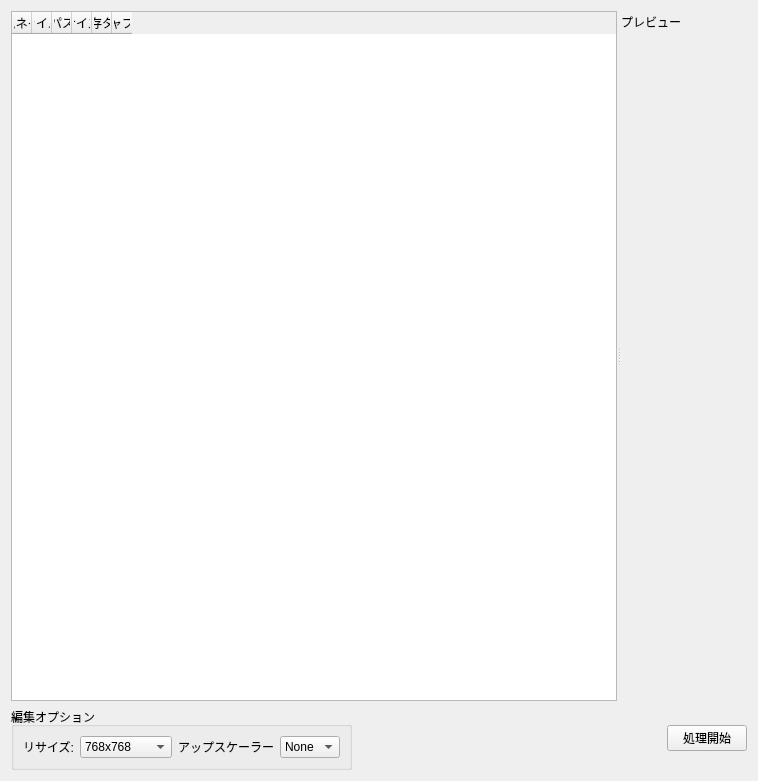
<?xml version="1.0" encoding="UTF-8"?>
<ui version="4.0">
 <class>ImageEditWidget</class>
 <widget class="QWidget" name="ImageEditWidget">
  <property name="geometry">
   <rect>
    <x>0</x>
    <y>0</y>
    <width>758</width>
    <height>781</height>
   </rect>
  </property>
  <property name="windowTitle">
   <string>Form</string>
  </property>
  <layout class="QVBoxLayout" name="verticalLayout">
   <item>
    <widget class="QSplitter" name="splitterMainContent">
     <property name="sizePolicy">
      <sizepolicy hsizetype="Expanding" vsizetype="Expanding">
       <horstretch>0</horstretch>
       <verstretch>2</verstretch>
      </sizepolicy>
     </property>
     <property name="orientation">
      <enum>Qt::Orientation::Horizontal</enum>
     </property>
     <widget class="QTableWidget" name="tableWidgetImageList">
      <property name="sizePolicy">
       <sizepolicy hsizetype="Expanding" vsizetype="Expanding">
        <horstretch>1</horstretch>
        <verstretch>2</verstretch>
       </sizepolicy>
      </property>
      <property name="frameShape">
       <enum>QFrame::Shape::StyledPanel</enum>
      </property>
      <property name="frameShadow">
       <enum>QFrame::Shadow::Sunken</enum>
      </property>
      <property name="horizontalScrollMode">
       <enum>QAbstractItemView::ScrollMode::ScrollPerPixel</enum>
      </property>
      <attribute name="horizontalHeaderCascadingSectionResizes">
       <bool>false</bool>
      </attribute>
      <attribute name="horizontalHeaderMinimumSectionSize">
       <number>0</number>
      </attribute>
      <attribute name="horizontalHeaderDefaultSectionSize">
       <number>0</number>
      </attribute>
      <attribute name="horizontalHeaderHighlightSections">
       <bool>true</bool>
      </attribute>
      <attribute name="horizontalHeaderStretchLastSection">
       <bool>false</bool>
      </attribute>
      <attribute name="verticalHeaderVisible">
       <bool>false</bool>
      </attribute>
      <attribute name="verticalHeaderMinimumSectionSize">
       <number>50</number>
      </attribute>
      <attribute name="verticalHeaderDefaultSectionSize">
       <number>126</number>
      </attribute>
      <attribute name="verticalHeaderHighlightSections">
       <bool>false</bool>
      </attribute>
      <column>
       <property name="text">
        <string>サムネイル</string>
       </property>
      </column>
      <column>
       <property name="text">
        <string>ファイル名</string>
       </property>
      </column>
      <column>
       <property name="text">
        <string>パス</string>
       </property>
      </column>
      <column>
       <property name="text">
        <string>サイズ</string>
       </property>
      </column>
      <column>
       <property name="text">
        <string>既存タグ</string>
       </property>
      </column>
      <column>
       <property name="text">
        <string>既存キャプション</string>
       </property>
      </column>
     </widget>
     <widget class="QWidget" name="widget_PreviewArea_2">
      <layout class="QVBoxLayout" name="verticalImagePreview">
       <property name="spacing">
        <number>0</number>
       </property>
       <item>
        <widget class="ImagePreviewWidget" name="ImagePreview" native="true">
         <property name="sizePolicy">
          <sizepolicy hsizetype="Expanding" vsizetype="Expanding">
           <horstretch>1</horstretch>
           <verstretch>0</verstretch>
          </sizepolicy>
         </property>
         <property name="minimumSize">
          <size>
           <width>126</width>
           <height>0</height>
          </size>
         </property>
         <widget class="QLabel" name="labelPreviewTitle">
          <property name="geometry">
           <rect>
            <x>0</x>
            <y>0</y>
            <width>177</width>
            <height>21</height>
           </rect>
          </property>
          <property name="sizePolicy">
           <sizepolicy hsizetype="Expanding" vsizetype="Expanding">
            <horstretch>0</horstretch>
            <verstretch>0</verstretch>
           </sizepolicy>
          </property>
          <property name="text">
           <string>プレビュー</string>
          </property>
         </widget>
        </widget>
       </item>
      </layout>
     </widget>
    </widget>
   </item>
   <item>
    <layout class="QHBoxLayout" name="horizontalLayoutControlArea">
     <item>
      <widget class="QGroupBox" name="groupBoxEditOptions">
       <property name="title">
        <string>編集オプション</string>
       </property>
       <layout class="QHBoxLayout" name="horizontalLayout_EditOptions_2">
        <item>
         <widget class="QLabel" name="labelResizeOption">
          <property name="text">
           <string>リサイズ:</string>
          </property>
         </widget>
        </item>
        <item>
         <widget class="QComboBox" name="comboBoxResizeOption">
          <item>
           <property name="text">
            <string>768x768</string>
           </property>
          </item>
          <item>
           <property name="text">
            <string>1024x1024</string>
           </property>
          </item>
         </widget>
        </item>
        <item>
         <widget class="QLabel" name="labelUpscaler">
          <property name="text">
           <string>アップスケーラー</string>
          </property>
         </widget>
        </item>
        <item>
         <widget class="QComboBox" name="comboBoxUpscaler">
          <property name="currentText">
           <string notr="true">None</string>
          </property>
          <item>
           <property name="text">
            <string>None</string>
           </property>
          </item>
         </widget>
        </item>
       </layout>
      </widget>
     </item>
     <item>
      <spacer name="horizontalSpacer">
       <property name="orientation">
        <enum>Qt::Orientation::Horizontal</enum>
       </property>
       <property name="sizeHint" stdset="0">
        <size>
         <width>40</width>
         <height>20</height>
        </size>
       </property>
      </spacer>
     </item>
     <item>
      <widget class="QPushButton" name="pushButtonStartProcess">
       <property name="text">
        <string>処理開始</string>
       </property>
      </widget>
     </item>
    </layout>
   </item>
  </layout>
 </widget>
 <customwidgets>
  <customwidget>
   <class>ImagePreviewWidget</class>
   <extends>QWidget</extends>
   <header>..widgets.image_preview</header>
   <container>1</container>
   <slots>
    <slot>load_image()</slot>
    <slot>update_model_options()</slot>
    <slot>send_vision_prompt()</slot>
   </slots>
  </customwidget>
 </customwidgets>
 <resources/>
 <connections/>
</ui>
